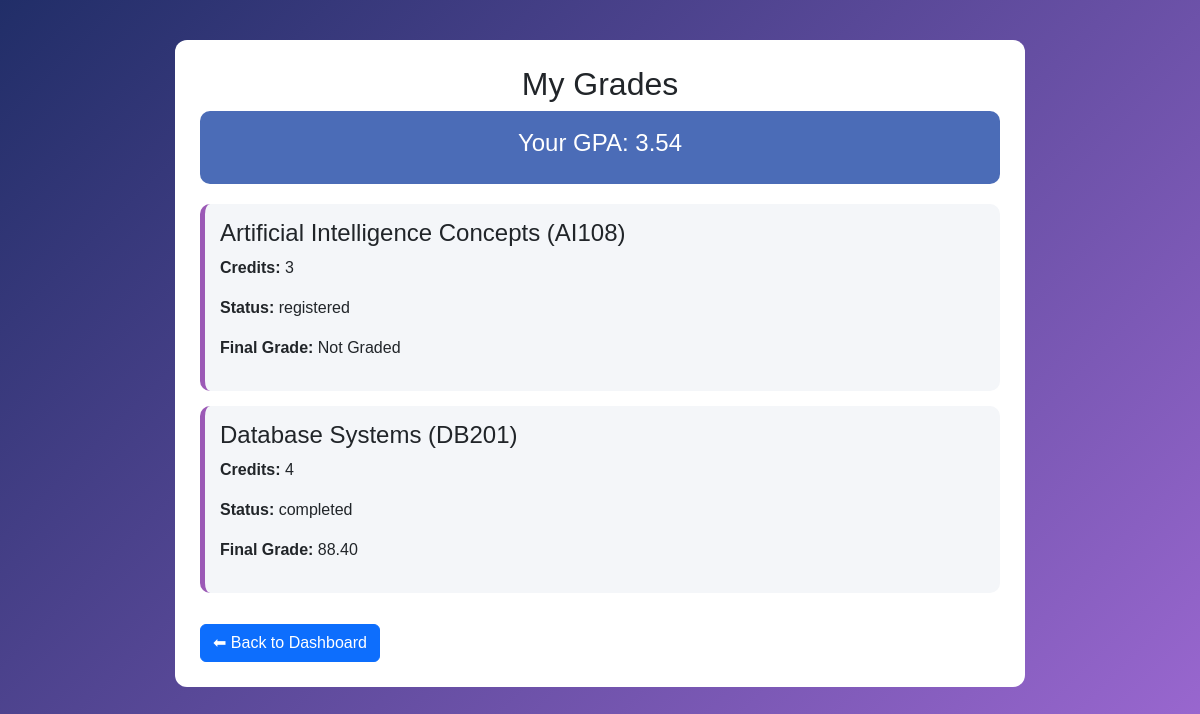
The page /user_registration_system/user_code/viewmygrades.php (signed in) on the database its author committed.
### tables this page shows
CREATE TABLE `enrollment` (
  `EnrollmentID` int(11) NOT NULL,
  `StudentID` int(11) NOT NULL,
  `CourseID` int(11) NOT NULL,
  `EnrollmentDate` date NOT NULL,
  `FinalGrade` decimal(5,2) DEFAULT NULL,
  `Status` varchar(20) DEFAULT 'registered',
  `IsActive` tinyint(1) DEFAULT 1
);

CREATE TABLE `course` (
  `CourseID` int(11) NOT NULL,
  `StaffID` int(11) DEFAULT NULL,
  `CourseName` varchar(100) NOT NULL,
  `CourseCode` varchar(20) NOT NULL,
  `Description` text DEFAULT NULL,
  `Credits` int(11) NOT NULL,
  `Fee` decimal(10,2) DEFAULT 0.00,
  `IsActive` tinyint(1) DEFAULT 1,
  `StartDate` date DEFAULT NULL
);

### user_registration_system/includes/user_model.php (called while the page is built, shortened)
<?php
function calculateAndUpdateGPA($studentID) {
    $pdo = getDB();
    $sql = "
        SELECT e.FinalGrade, c.Credits
        FROM enrollment e
        INNER JOIN course c ON e.CourseID = c.CourseID
        WHERE e.StudentID = ?
        AND e.FinalGrade IS NOT NULL
    ";
    $stmt = $pdo->prepare($sql);
    $stmt->execute([$studentID]);
    $rows = $stmt->fetchAll(PDO::FETCH_ASSOC);
    $totalGradePoints = 0;
    $totalCredits = 0;
    foreach ($rows as $r) {
        $grade = floatval($r['FinalGrade']);
        $credits = floatval($r['Credits']);
        $gradePoints = $grade / 25;
        $totalGradePoints += ($gradePoints * $credits);
        $totalCredits     += $credits;
    }
    $gpa = $totalGradePoints / $totalCredits;
    $gpa = round($gpa, 2);
    $update = $pdo->prepare("UPDATE student SET GPA = ? WHERE StudentID = ?");
    $update->execute([$gpa, $studentID]);
    return $gpa;
}

### user_registration_system/user_code/viewmygrades.php (the view, shortened to what this page needs)
<?php
require_once '../includes/user_model.php';
$pdo    = getDB();
$userID = $_SESSION['userID'];
$q = $pdo->prepare("SELECT StudentID FROM student WHERE UserID = ?");
$q->execute([$userID]);
$student = $q->fetch(PDO::FETCH_ASSOC);
$studentID = $student['StudentID'];
$gpa = calculateAndUpdateGPA($studentID);
$sql = "
    SELECT
        c.CourseName,
        c.CourseCode,
        c.Credits,
        e.FinalGrade,
        e.Status
    FROM enrollment e
    INNER JOIN course c ON e.CourseID = c.CourseID
    WHERE e.StudentID = ?
    ORDER BY c.CourseName ASC
";
$stmt = $pdo->prepare($sql);
$stmt->execute([$studentID]);
$grades = $stmt->fetchAll(PDO::FETCH_ASSOC);
?>
<!DOCTYPE html>
<html>
<head>
<link href="https://cdn.jsdelivr.net/npm/bootstrap@5.3.0/dist/css/bootstrap.min.css" rel="stylesheet">
</head>
<body>
<div class="box">
<h2 class="text-center"> My Grades</h2>
<div class="gpa-box">
    <h4>Your GPA: <?= $gpa !== null ? htmlspecialchars($gpa) : "N/A" ?></h4>
</div>
<?php if (empty($grades)): ?>
    <p>No grades available yet.</p>
<!-- -------------------------------------------------------
     CASE 2: Student has at least one grade → loop through them
     ------------------------------------------------------- -->
<?php else: ?>
    <?php foreach ($grades as $g): ?>
        <div class="grade-card">
            <h4>
                <?= htmlspecialchars($g['CourseName']) ?>
                (<?= htmlspecialchars($g['CourseCode']) ?>)
            </h4>
            <p><strong>Credits:</strong> <?= htmlspecialchars($g['Credits']) ?></p>
            <p><strong>Status:</strong> <?= htmlspecialchars($g['Status']) ?></p>
            <p>
                <strong>Final Grade:</strong>
                <?= $g['FinalGrade'] !== null ? htmlspecialchars($g['FinalGrade']) : "Not Graded" ?>
            </p>
        </div>
    <?php endforeach; ?>
<?php endif; ?>
<a href="dashboard.php" class="btn btn-primary mt-3">⬅ Back to Dashboard</a>
</div>
</body>
</html>

### user_registration_system/user_code/viewmygrades.php (style rules this page uses)
body { background: linear-gradient(135deg,#212e68,#9e69d3); min-height:100vh; padding:40px; font-family:Poppins,sans-serif; }
.box { max-width:850px; margin:auto; background:#fff; padding:25px; border-radius:12px; }
.grade-card { background:#f4f6f9; border-left:5px solid #9b59b6; padding:15px; margin-bottom:15px; border-radius:10px; }
.gpa-box { background:#4b6cb7; padding:18px; border-radius:10px; color:#fff; margin-bottom:20px; text-align:center; }

### rows shown on the page
enrollment: CourseID.CourseName "Artificial Intelligence Concepts", CourseID.CourseCode "AI108", CourseID.Credits "3", Status "registered", shows "Not Graded"
enrollment: CourseID.CourseName "Database Systems", CourseID.CourseCode "DB201", CourseID.Credits "4", Status "completed", FinalGrade "88.40"

### other values the page prints
$gpa "3.54"
